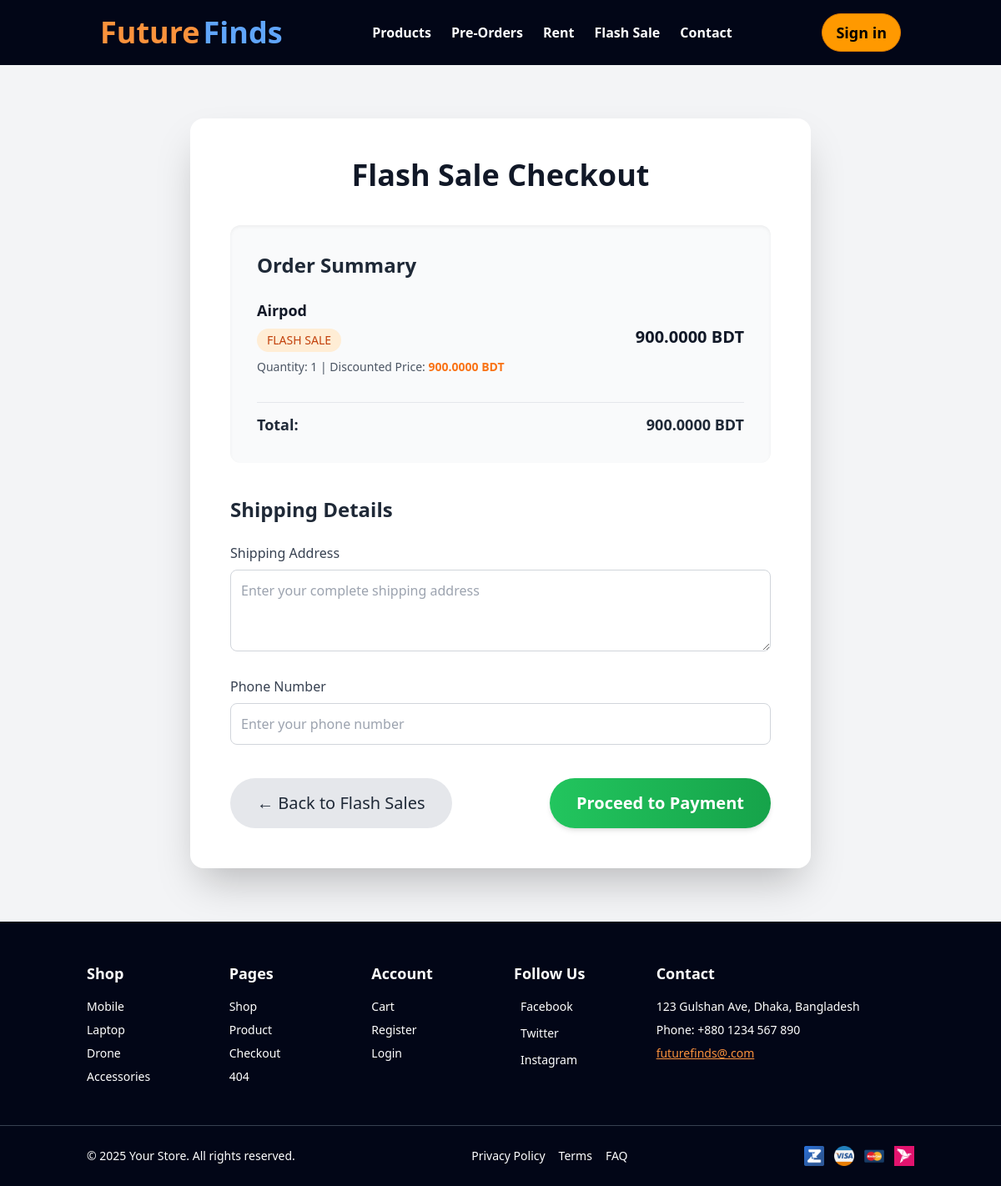
The app's page /product/flash-sale/6/checkout/ with its own data.
### products/models.py (models this page shows, shortened)
class FlashSaleProduct(models.Model):
    name = models.CharField(max_length=255)
    image = models.ImageField(upload_to='flash_sale_images/', blank=True, null=True)
    discount_type = models.CharField(
        max_length=10,
        choices=[('percent', 'Percent'), ('fixed', 'Fixed')],
        default='percent'
    )
    original_price = models.DecimalField(max_digits=10, decimal_places=2, default=0)
    discount_value = models.DecimalField(
        max_digits=10,
        decimal_places=2,
        default=0,
        help_text="Enter percentage for percent discount, or fixed amount for fixed discount"
    )
    start_time = models.DateTimeField()
    end_time = models.DateTimeField()
    def get_sale_price(self):
        if self.discount_type == 'percent':
            return self.original_price * (1 - self.discount_value / 100)
        else:  # fixed
            return self.original_price - self.discount_value

### products/views.py (the view, shortened to what this page needs)
# urls.py: path('flash-sale/<int:pk>/checkout/', views.flash_sale_checkout, name='flash_sale_checkout'),
def flash_sale_checkout(request, pk):
    product = get_object_or_404(FlashSaleProduct, pk=pk)
    total_price = product.get_sale_price  # or .discounted_price
    return render(request, "flash_sale_checkout.html", {
        "product": product,
        "total_price": total_price
    })

### templates/flash_sale_checkout.html (shortened to what this page needs)
<!DOCTYPE html>
<html lang="en">
<head>
    <link href="https://cdn.jsdelivr.net/npm/daisyui@4.12.24/dist/full.min.css" rel="stylesheet" type="text/css" />
    <script src="https://cdn.tailwindcss.com"></script>
</head>
<body class="bg-gray-100">
<nav  class="bg-slate-950"  >
<header class="bg-slate-950 sticky top-0 z-50">
  <div class="container mx-auto flex justify-between items-center py-4 px-4 lg:px-8">
    <a href="{% url 'home' %}" class="flex items-center">
      <span class="text-orange-400 text-4xl font-bold">Future</span>
      <span class="text-blue-400 text-4xl font-bold ml-1">Finds</span>
    </a>
    <nav id="mobileMenu" class="hidden lg:flex md:flex-grow justify-center">
      <ul class="flex flex-col lg:flex-row lg:space-x-6 text-white font-semibold">
        <li><a href="{% url 'products' %}" class="hover:text-orange-400 py-2 block">Products</a></li>
        <li><a href="{% url 'preorder_products' %}" class="hover:text-orange-400 py-2 block">Pre-Orders</a></li>
        <li><a href="{% url 'rental_products' %}" class="hover:text-orange-400 py-2 block">Rent</a></li>
        <li><a href="{% url 'flash_sale' %}" class="hover:text-orange-400 py-2 block">Flash Sale</a></li>
        <li><a href="#footer_part" class="hover:text-orange-400 py-2 block">Contact</a></li>
      </ul>
    </nav>
    <div class="hidden lg:flex items-center space-x-4">
      {% if user.is_authenticated %}
        <span class="text-gray-200 text-lg">Hi, {{ user.username }}</span>
        <a href="{% url 'logout' %}"
           class="bg-[#5EBB2B] border border-[#4eaa0c] text-white hover:bg-transparent hover:text-[#5EBB2B] font-semibold px-4 py-2 rounded-full text-lg transition">
           Sign out
        </a>
      {% else %}
        <a href="{% url 'login' %}"
           class="bg-[#FF9900] border border-[#e17d00] text-black hover:bg-transparent hover:text-[#FF9900] font-semibold px-4 py-2 rounded-full text-lg transition">
           Sign in
        </a>
      {% endif %}
    </div>
  </div>
</header>
</nav>
  {% load static %}
<main class="container mx-auto my-16 px-4">
  <div class="bg-white shadow-2xl rounded-2xl p-8 md:p-12 w-full md:w-5/6 lg:w-3/4 mx-auto transition-transform duration-300 hover:-translate-y-1">
    <h1 class="text-3xl sm:text-4xl font-extrabold text-gray-900 mb-10 text-center">
       Flash Sale Checkout
    </h1>
    <section class="bg-gray-50 rounded-xl p-6 md:p-8 shadow-inner mb-10">
      <h2 class="text-2xl font-semibold mb-6 text-gray-800 text-center sm:text-left">
        Order Summary
      </h2>
      <div class="flex flex-col sm:flex-row justify-between items-start sm:items-center border-gray-200 pb-4 mb-4">
        <div>
          <p class="text-lg font-semibold text-gray-900">{{ product.name }}</p>
          <div class="inline-block mt-2 bg-orange-100 text-orange-700 px-3 py-1 rounded-full text-sm font-medium">
             FLASH SALE
          </div>
          <p class="text-sm text-gray-600 mt-2">
            Quantity: 1 | Discounted Price:
            <span class="font-semibold text-orange-500">{{ product.get_sale_price }} BDT</span>
          </p>
        </div>
        <p class="text-xl font-bold text-gray-900 mt-4 sm:mt-0">
          {{ total_price }} BDT
        </p>
      </div>
      <div class="flex justify-between font-bold text-lg border-t border-gray-200 pt-3 text-gray-800">
        <span>Total:</span>
        <span>{{ total_price }} BDT</span>
      </div>
    </section>
    <form method="POST" class="space-y-6">
      <h2 class="text-2xl font-semibold text-gray-800 mb-4 text-center sm:text-left">
        Shipping Details
      </h2>
      <div>
        <label for="address" class="block text-gray-700 font-medium mb-2">Shipping Address</label>
        <textarea
          id="address"
          name="address"
          rows="3"
          class="w-full border border-gray-300 rounded-lg p-3 focus:ring-2 focus:ring-green-500 focus:outline-none"
          required
          placeholder="Enter your complete shipping address"></textarea>
      </div>
      <div>
        <label for="phone" class="block text-gray-700 font-medium mb-2">Phone Number</label>
        <input
          type="text"
          id="phone"
          name="phone"
          class="w-full border border-gray-300 rounded-lg p-3 focus:ring-2 focus:ring-green-500 focus:outline-none"
          required
          placeholder="Enter your phone number">
      </div>
      <div class="flex flex-col sm:flex-row justify-center sm:justify-between items-center gap-4 pt-4">
        <a href="{% url 'flash_sale' %}"
           class="w-full sm:w-auto text-center bg-gray-200 text-gray-800 font-medium py-4 text-xl px-8 rounded-full hover:bg-gray-300 transition-all duration-300">
          ← Back to Flash Sales
        </a>
        <button
          type="submit"
          class="w-full sm:w-auto bg-gradient-to-r from-green-500 to-green-600 text-white font-semibold py-4 text-xl px-8 rounded-full shadow-md hover:from-green-600 hover:to-green-700 transform hover:scale-105 transition-all duration-300">
           Proceed to Payment
        </button>
      </div>
    </form>
  </div>
</main>
<footer class="bg-slate-950 text-white text-sm mt-10">
    {% load static %}
  <div class="container mx-auto px-4 py-12">
    <div class="grid grid-cols-1 sm:grid-cols-2 lg:grid-cols-6 gap-8">
      <div>
        <h3 class="text-lg font-semibold mb-4">Shop</h3>
        <ul class="space-y-2">
          <li><a href="/product/products/phone" class="hover:text-orange-400">Mobile</a></li>
          <li><a href="#" class="hover:text-orange-400">Laptop</a></li>
          <li><a href="#" class="hover:text-orange-400">Drone</a></li>
          <li><a href="#" class="hover:text-orange-400">Accessories</a></li>
        </ul>
      </div>
      <div>
        <h3 class="text-lg font-semibold mb-4">Pages</h3>
        <ul class="space-y-2">
          <li><a href="#" class="hover:text-orange-400">Shop</a></li>
          <li><a href="#" class="hover:text-orange-400">Product</a></li>
          <li><a href="#" class="hover:text-orange-400">Checkout</a></li>
          <li><a href="#" class="hover:text-orange-400">404</a></li>
        </ul>
      </div>
      <div>
        <h3 class="text-lg font-semibold mb-4">Account</h3>
        <ul class="space-y-2">
          <li><a href="#" class="hover:text-orange-400">Cart</a></li>
          <li><a href="#" class="hover:text-orange-400">Register</a></li>
          <li><a href="#" class="hover:text-orange-400">Login</a></li>
        </ul>
      </div>
      <div>
        <h3 class="text-lg font-semibold mb-4">Follow Us</h3>
        <ul class="space-y-3">
          <li><a href="#" class="flex items-center gap-2 hover:text-orange-400">
            <img src="{% static 'images/icons/facebook.svg' %}" class="h-4" alt=""> Facebook</a></li>
          <li><a href="#" class="flex items-center gap-2 hover:text-orange-400">
            <img src="{% static 'images/icons/twitter.svg' %}" class="h-4" alt=""> Twitter</a></li>
          <li><a href="#" class="flex items-center gap-2 hover:text-orange-400">
            <img src="{% static 'images/icons/instagram.svg' %}" class="h-4" alt=""> Instagram</a></li>
        </ul>
      </div>
      <div class="col-span-1 sm:col-span-2 lg:col-span-2">
        <h3 class="text-lg font-semibold mb-4">Contact</h3>
        <p class="mb-2">123 Gulshan Ave, Dhaka, Bangladesh</p>
        <p class="mb-2">Phone: +880 1234 567 890</p>
        <a href="mailto:info@yourstore.com" class="underline text-orange-400">futurefinds@.com</a>
      </div>
    </div>
  </div>
  <div class="border-t border-gray-700 py-6">
    <div class="container mx-auto px-4 flex flex-col md:flex-row justify-between items-center text-center gap-4">
      <p class="text-sm">&copy; 2025 Your Store. All rights reserved.</p>
      <ul class="flex flex-wrap justify-center gap-4">
        <li><a href="#" class="hover:text-orange-400">Privacy Policy</a></li>
        <li><a href="#" class="hover:text-orange-400">Terms</a></li>
        <li><a href="#" class="hover:text-orange-400">FAQ</a></li>
      </ul>
      <div class="flex items-center justify-center gap-3">
        <img src="{% static 'images/sslcommerz.png'%}" alt="SSLCommerz" class="h-6">
        <img src="{% static 'images/visa_11378344.png' %}" alt="Visa" class="h-6">
        <img src="{% static 'images/card_16174534.png' %}" alt="MasterCard" class="h-6">
        <img src="{% static 'images/unnamed.webp' %}" alt="bKash" class="h-6">
      </div>
    </div>
  </div>
</footer>
</body>
</html>

### records on screen
FlashSaleProduct: name "Airpod", get_sale_price "900.0000", discount_type+original_price+discount_value "900.0000"
